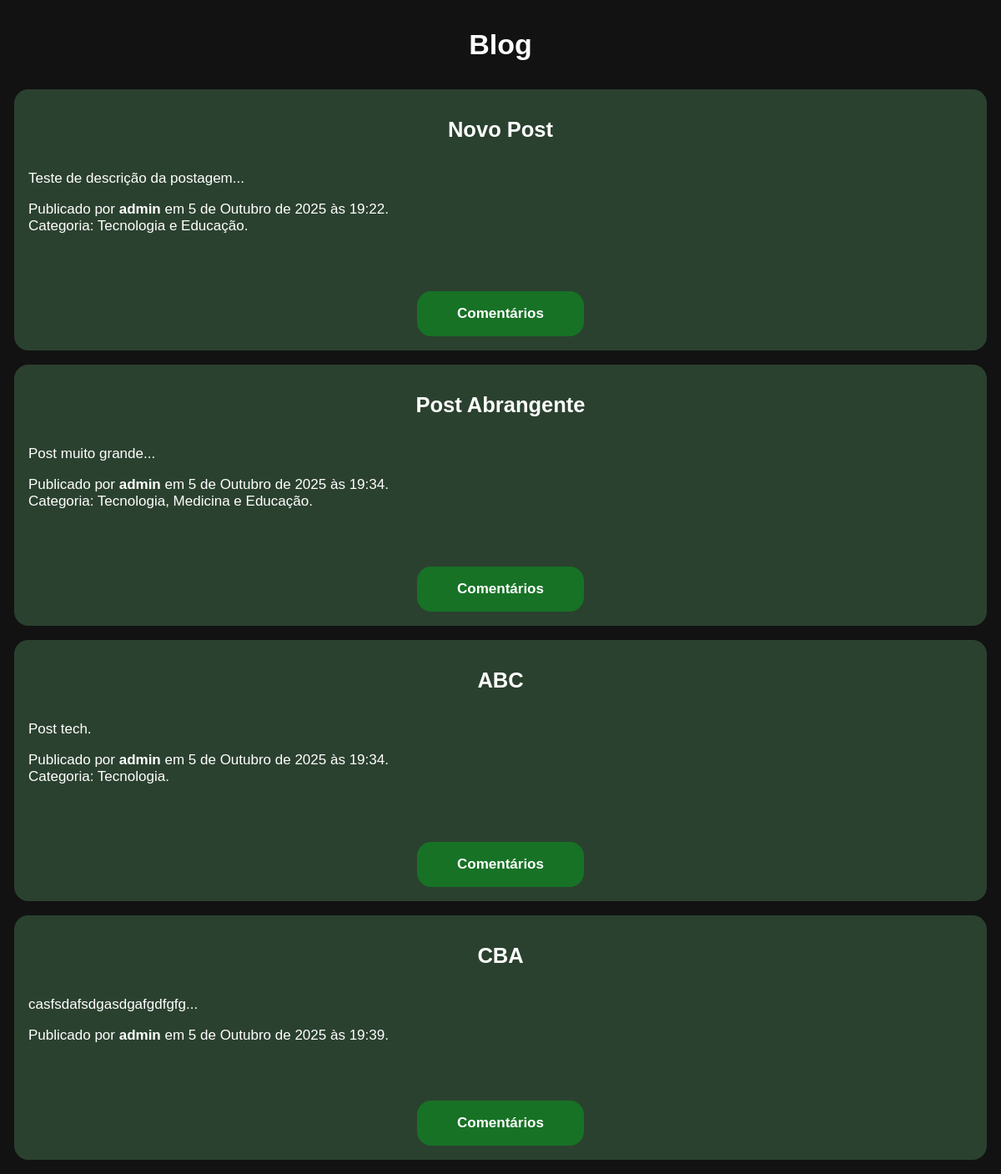
/, run on an earlier commit of the app's database.
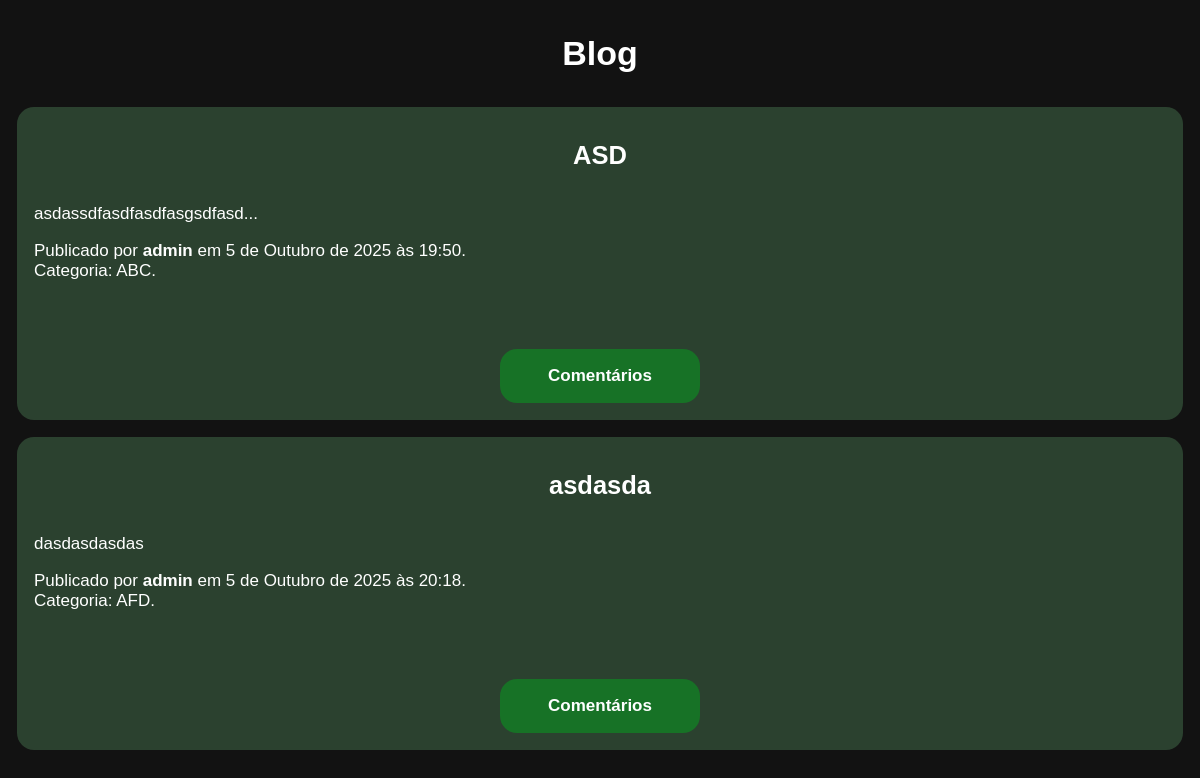
And on a later commit of the database.
### blog/models.py (models this page shows, shortened)
class Post(models.Model):
    title = models.CharField(max_length = 100, unique = True, null = False)
    created_at = models.DateTimeField(auto_now_add = True)
    content = models.TextField(null = False)
    author = models.ForeignKey(
        'User',
        on_delete = models.SET_NULL,
        null = True,
        blank = True
    )
    categories = models.ManyToManyField(
        'Category',
        blank = True
    )

class User(AbstractUser):
    role = models.ForeignKey(
        'Role',
        on_delete = models.SET_NULL,
        null = True,
        blank = True
    )
    def __str__(self):
        return self.username

class Category(models.Model):
    name = models.CharField(max_length = 100, unique = True, null = False)

### blog/views.py (the view)
# urls.py: path("", PostListView.as_view(), name="index"),
class PostListView(ListView):
    model = Post
    template_name = "blog/index.html"
    context_object_name = "blog"
    def get_context_data(self, **kwargs):
        context = super().get_context_data(**kwargs)
        context['comment_form'] = CommentForm()
        return context

### blog/templates/blog/index.html (shortened to what this page needs)
{% load static %}
<!DOCTYPE html>
<html lang="pt-br">
<head>
    <link rel="stylesheet" href="{% static 'blog/app.css' %}">
</head>
<body>
    <h1>Blog</h1>
    <ul class="posts-container">
        {% for post in blog %}
        <li class="post-card">
            <h2>{{ post.title }}</h2>
            <p>{{ post.content }}</p>
            <p>
                {% if post.author %}
                Publicado por <strong>{{ post.author }}</strong> em {{ post.created_at }}.<br>
                {% else %}
                Publicado em {{ post.created_at }}.<br>
                {% endif %}
                {% if post.categories.all %}
                Categoria:
                {% for category in post.categories.all %}{% if not forloop.first and not forloop.last %}, {% endif %}{% if forloop.last and not forloop.first %} e {% endif %}{{ category.name }}{% endfor %}.
                {% endif %}
            </p>
            <form method="post" action="{% url 'post_delete' pk=post.pk %}" id="delete-post-form-{{ post.pk }}">
            </form>
            <nav class="actions">
                <a href="#" class="btn toggle-comments" data-target="#comments-{{ post.pk }}">Comentários</a>
            </nav>
        </li>
        {% empty %}
        <li>Nenhuma postagem registrada</li>
        {% endfor %}
    </ul>
</body>
</html>

What changed in the data, as far as the page shows it:
removed Post: title "Novo Post", content "Teste de descrição da postagem...", author "admin", created_at "5 de Outubro de 2025 às 19:22"
no longer on this page (row unchanged): Category: name "Tecnologia"
no longer on this page (row unchanged): Category: shows "e", name "Educação"
removed Post: title "Post Abrangente", content "Post muito grande...", author "admin", created_at "5 de Outubro de 2025 às 19:34"
no longer on this page (row unchanged): Category: name "Medicina", shown under "Post Abrangente"
removed Post: title "ABC", content "Post tech.", author "admin", created_at "5 de Outubro de 2025 às 19:34"
removed Post: title "CBA", content "casfsdafsdgasdgafgdfgfg...", author "admin", created_at "5 de Outubro de 2025 às 19:39"
added Post: title "ASD", content "asdassdfasdfasdfasgsdfasd...", author "admin", created_at "5 de Outubro de 2025 às 19:50"
added Category: name "ABC", shown under "ASD"
added Post: title "asdasda", content "dasdasdasdas", author "admin", created_at "5 de Outubro de 2025 às 20:18"
added Category: name "AFD", shown under "asdasda"
